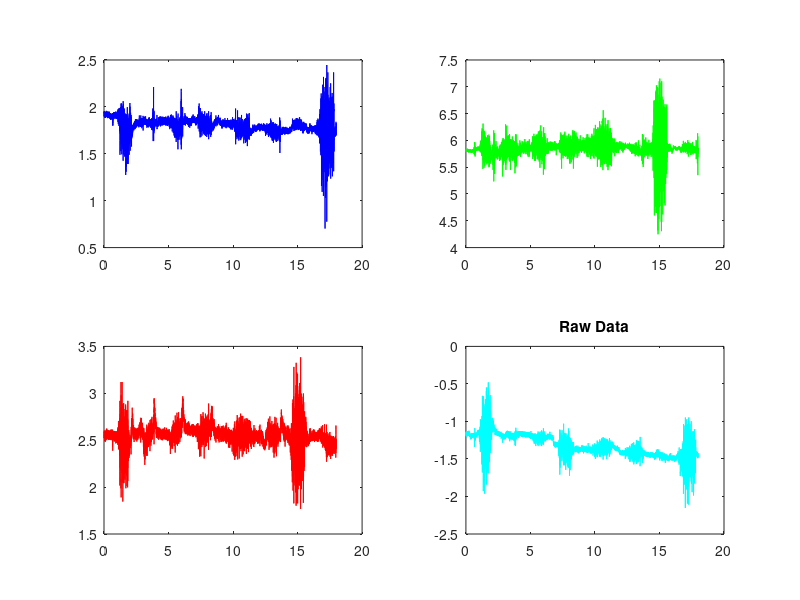
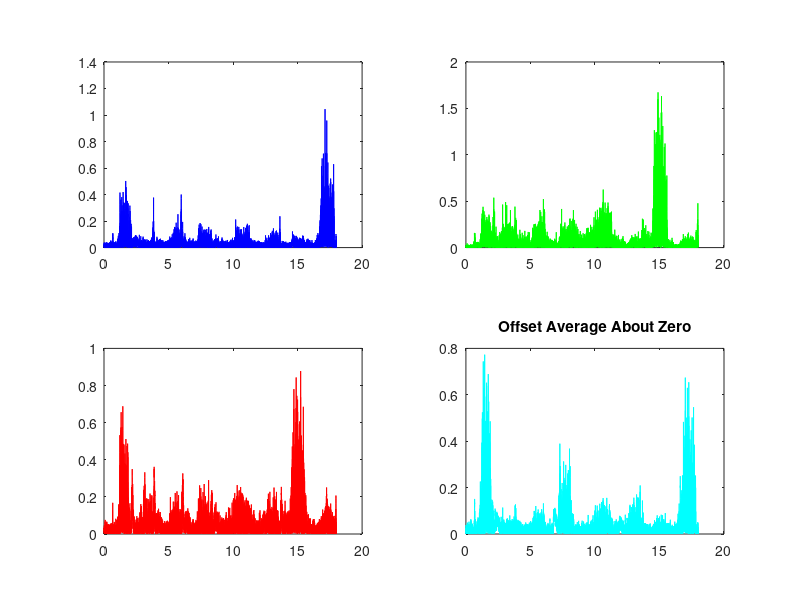

Write the MATLAB code that produced these figures, in order. (Note: this script raises an error after producing the figures.)
% Program / Class example of simple EMG processing of stored data
% modify with your algorithms and data.

clear;
close all;

teaching=0;

NUM_SAMPLES = 18001;
FS = 1000;

% Un-Comment out the file you want to read 

%load('EMG1.mat');
%thresh_vals = [0.03, 0.08, 0.045, 0.03];
%weights = [8, 4, 2, 1];

load('EMG2.mat');
thresh_vals = [0.035, 0.06, 0.06, 0.05];
weights = [8, 4, 2, 1];

%load('EMG3.mat');
%thresh_vals = [0.05, 0.05, 0.05, 0.05];
%weights = [8, 4, 2, 1];


DC_Avg=500; % number of samples to average for the DC subtraction
LPF=400;    %200 
use_env = 0;      % 1= evelope 0=average
Zero_crossing=0;  % Set to 1 to use zero crossing instead of amplitude

envelope=50;  % Envelope window for max function
Intent_filter=100; % Window length for intent determination
if (Zero_crossing)
    thresh_vals=thresh_vals*envelope*6;
end

raw_channels = [data(:,1), data(:,2), data(:,3), data(:,4)];
raw_time     = data(:,18);

figure;
subplot(2,2,1);plot(raw_time, raw_channels(:,1),'b');
subplot(2,2,2);plot(raw_time, raw_channels(:,2),'g');
subplot(2,2,3);plot(raw_time, raw_channels(:,3),'r');
subplot(2,2,4);plot(raw_time, raw_channels(:,4),'c');
title('Raw Data');

if teaching
    k = waitforbuttonpress;
end

% 1000 Hz sample rate
%% First Lever is the boxcar average
% Calculate rolling DC offset for subtracting from the signals
dc_avg = zeros(NUM_SAMPLES, 4);
for i=DC_Avg:1:NUM_SAMPLES
    dc_avg(i,1) = sum(data(i-(DC_Avg-1):i,1)/DC_Avg);
    dc_avg(i,2) = sum(data(i-(DC_Avg-1):i,2)/DC_Avg);
    dc_avg(i,3) = sum(data(i-(DC_Avg-1):i,3)/DC_Avg);
    dc_avg(i,4) = sum(data(i-(DC_Avg-1):i,4)/DC_Avg);
end
dc_avg(1:DC_Avg-1,1) = dc_avg(DC_Avg,1);
dc_avg(1:DC_Avg-1,2) = dc_avg(DC_Avg,2);
dc_avg(1:DC_Avg-1,3) = dc_avg(DC_Avg,3);
dc_avg(1:DC_Avg-1,4) = dc_avg(DC_Avg,4);

shifted_channels = abs(raw_channels - dc_avg);

figure;
subplot(2,2,1);plot(raw_time, shifted_channels(:,1),'b');
subplot(2,2,2);plot(raw_time, shifted_channels(:,2),'g');
subplot(2,2,3);plot(raw_time, shifted_channels(:,3),'r');
subplot(2,2,4);plot(raw_time, shifted_channels(:,4),'c');
title('Offset Average About Zero');

if teaching
    k = waitforbuttonpress;
end

%% Zero Crossing or MAV

if (Zero_crossing)
    % todo: I understand the criteria, but what is the actual value?
    % count over the filter length
    disp 'Not ready.';
    return;
else %use mAV
    mav = smoothdata(shifted_channels, 1, 'movmean', [0, LPF-1]);
end

figure;
subplot(2,2,1);
hold on;
plot(raw_time, mav(:,1), 'b');
plot([raw_time(1), raw_time(end)], [thresh_vals(1), thresh_vals(1)], 'k');
hold off;
subplot(2,2,2);
hold on;
plot(raw_time, mav(:,2), 'g');
plot([raw_time(1), raw_time(end)], [thresh_vals(2), thresh_vals(2)], 'k');
hold off;
subplot(2,2,3);
hold on;
plot(raw_time, mav(:,3), 'r');
plot([raw_time(1), raw_time(end)], [thresh_vals(3), thresh_vals(3)], 'k');
hold off;
subplot(2,2,4);
hold on;
plot(raw_time, mav(:,4), 'c');
plot([raw_time(1), raw_time(end)], [thresh_vals(4), thresh_vals(4)], 'k');
hold off;
title('MAV');

if teaching
    k = waitforbuttonpress;
end

%% Convert data to binary
thresh(:,1) = uint8(mav(:,1) > thresh_vals(1));
thresh(:,2) = uint8(mav(:,2) > thresh_vals(2));
thresh(:,3) = uint8(mav(:,3) > thresh_vals(3));
thresh(:,4) = uint8(mav(:,4) > thresh_vals(4));

figure;
plot(raw_time, thresh);
title('Thresholded');
legend('1', '2', '3', '4');

%% Binary Sum Order is determined here

% Data set 1
%bin_sum = thresh(:,4)*8 + thresh(:,2)*4 + thresh(:,3)*2 + thresh(:,1)*1;

% Data set 3
bin_sum = weights(1) * thresh(:,1) + ...
          weights(2) * thresh(:,2) + ...
          weights(3) * thresh(:,3) + ...
          weights(4) * thresh(:,4);

figure;
plot(raw_time, bin_sum);
title('Binary Sum');

blanks = uint8(zeros(NUM_SAMPLES, 4));
blanks((1*FS+1):2*FS, :) = uint8(ones(FS, 4));
blanks((3*FS+1):4*FS, :) = uint8(ones(FS, 4));
blanks((5*FS+1):6*FS, :) = uint8(ones(FS, 4));
blanks((7*FS+1):8*FS, :) = uint8(ones(FS, 4));
blanks((9*FS+1):10*FS, :) = uint8(ones(FS, 4));
blanks((11*FS+1):12*FS, :) = uint8(ones(FS, 4));
blanks((13*FS+1):14*FS, :) = uint8(ones(FS, 4));
blanks((15*FS+1):16*FS, :) = uint8(ones(FS, 4));
blanks((17*FS+1):18*FS, :) = uint8(ones(FS, 4));

bin_sum_blanked = bin_sum .* blanks;
figure;
plot(raw_time, bin_sum_blanked);
title('Binary Sum Blanked');

bin_sum_2 = smoothdata(bin_sum, 1, 'movmedian', 400);
figure;
plot(raw_time, bin_sum_2);
title('Binary Sum 2');

states = zeros(9,1);
for i = 0:8
    start = (2*i + 1)*FS + 1;
    stop  = 2*(i + 1)*FS;
    states(i+1) = mode(bin_sum_2(start:stop));
end
